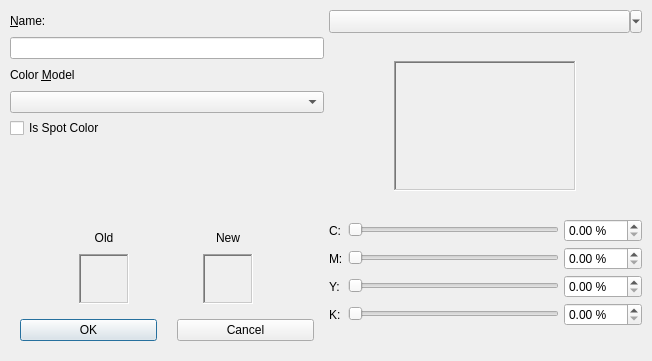
<?xml version="1.0" encoding="UTF-8"?>
<ui version="4.0">
 <class>CMYKChooseBase</class>
 <widget class="QDialog" name="CMYKChooseBase">
  <property name="geometry">
   <rect>
    <x>0</x>
    <y>0</y>
    <width>652</width>
    <height>361</height>
   </rect>
  </property>
  <property name="windowTitle">
   <string>Edit Color</string>
  </property>
  <layout class="QHBoxLayout" name="horizontalLayout">
   <property name="spacing">
    <number>5</number>
   </property>
   <property name="leftMargin">
    <number>10</number>
   </property>
   <property name="topMargin">
    <number>10</number>
   </property>
   <property name="rightMargin">
    <number>10</number>
   </property>
   <property name="bottomMargin">
    <number>10</number>
   </property>
   <item>
    <layout class="QVBoxLayout" name="verticalLayout">
     <item>
      <widget class="QLabel" name="label">
       <property name="minimumSize">
        <size>
         <width>200</width>
         <height>22</height>
        </size>
       </property>
       <property name="text">
        <string>&amp;Name:</string>
       </property>
       <property name="buddy">
        <cstring>ColorName</cstring>
       </property>
      </widget>
     </item>
     <item>
      <widget class="QLineEdit" name="ColorName">
       <property name="minimumSize">
        <size>
         <width>200</width>
         <height>22</height>
        </size>
       </property>
      </widget>
     </item>
     <item>
      <widget class="QLabel" name="label_2">
       <property name="minimumSize">
        <size>
         <width>100</width>
         <height>22</height>
        </size>
       </property>
       <property name="text">
        <string>Color &amp;Model</string>
       </property>
       <property name="buddy">
        <cstring>ComboBox1</cstring>
       </property>
      </widget>
     </item>
     <item>
      <widget class="QComboBox" name="ComboBox1"/>
     </item>
     <item>
      <widget class="QCheckBox" name="Separations">
       <property name="text">
        <string>Is Spot Color</string>
       </property>
      </widget>
     </item>
     <item>
      <spacer name="verticalSpacer">
       <property name="orientation">
        <enum>Qt::Vertical</enum>
       </property>
       <property name="sizeHint" stdset="0">
        <size>
         <width>20</width>
         <height>40</height>
        </size>
       </property>
      </spacer>
     </item>
     <item>
      <layout class="QGridLayout" name="gridLayout">
       <item row="0" column="1">
        <widget class="QLabel" name="label_4">
         <property name="minimumSize">
          <size>
           <width>50</width>
           <height>22</height>
          </size>
         </property>
         <property name="maximumSize">
          <size>
           <width>100</width>
           <height>22</height>
          </size>
         </property>
         <property name="text">
          <string>New</string>
         </property>
         <property name="alignment">
          <set>Qt::AlignCenter</set>
         </property>
        </widget>
       </item>
       <item row="0" column="0">
        <widget class="QLabel" name="label_3">
         <property name="minimumSize">
          <size>
           <width>50</width>
           <height>22</height>
          </size>
         </property>
         <property name="maximumSize">
          <size>
           <width>100</width>
           <height>22</height>
          </size>
         </property>
         <property name="text">
          <string>Old</string>
         </property>
         <property name="alignment">
          <set>Qt::AlignCenter</set>
         </property>
        </widget>
       </item>
       <item row="1" column="0">
        <widget class="QLabel" name="OldC">
         <property name="minimumSize">
          <size>
           <width>50</width>
           <height>50</height>
          </size>
         </property>
         <property name="maximumSize">
          <size>
           <width>50</width>
           <height>50</height>
          </size>
         </property>
         <property name="frameShape">
          <enum>QFrame::WinPanel</enum>
         </property>
         <property name="frameShadow">
          <enum>QFrame::Sunken</enum>
         </property>
         <property name="text">
          <string/>
         </property>
         <property name="scaledContents">
          <bool>true</bool>
         </property>
         <property name="alignment">
          <set>Qt::AlignCenter</set>
         </property>
        </widget>
       </item>
       <item row="1" column="1">
        <widget class="QLabel" name="NewC">
         <property name="minimumSize">
          <size>
           <width>50</width>
           <height>50</height>
          </size>
         </property>
         <property name="maximumSize">
          <size>
           <width>50</width>
           <height>50</height>
          </size>
         </property>
         <property name="frameShape">
          <enum>QFrame::WinPanel</enum>
         </property>
         <property name="frameShadow">
          <enum>QFrame::Sunken</enum>
         </property>
         <property name="text">
          <string/>
         </property>
         <property name="scaledContents">
          <bool>true</bool>
         </property>
         <property name="alignment">
          <set>Qt::AlignCenter</set>
         </property>
        </widget>
       </item>
      </layout>
     </item>
     <item>
      <layout class="QHBoxLayout" name="horizontalLayout_5">
       <property name="spacing">
        <number>20</number>
       </property>
       <property name="leftMargin">
        <number>10</number>
       </property>
       <property name="topMargin">
        <number>10</number>
       </property>
       <property name="rightMargin">
        <number>10</number>
       </property>
       <property name="bottomMargin">
        <number>10</number>
       </property>
       <item>
        <widget class="QPushButton" name="buttonOK">
         <property name="text">
          <string>OK</string>
         </property>
         <property name="default">
          <bool>true</bool>
         </property>
        </widget>
       </item>
       <item>
        <widget class="QPushButton" name="buttonCancel">
         <property name="text">
          <string>Cancel</string>
         </property>
        </widget>
       </item>
      </layout>
     </item>
    </layout>
   </item>
   <item>
    <widget class="QFrame" name="frame">
     <property name="frameShape">
      <enum>QFrame::NoFrame</enum>
     </property>
     <property name="frameShadow">
      <enum>QFrame::Raised</enum>
     </property>
     <layout class="QVBoxLayout" name="verticalLayout_2">
      <property name="spacing">
       <number>5</number>
      </property>
      <property name="leftMargin">
       <number>0</number>
      </property>
      <property name="topMargin">
       <number>0</number>
      </property>
      <property name="rightMargin">
       <number>0</number>
      </property>
      <property name="bottomMargin">
       <number>0</number>
      </property>
      <item>
       <widget class="SwatchCombo" name="Swatches">
        <property name="sizePolicy">
         <sizepolicy hsizetype="Expanding" vsizetype="Fixed">
          <horstretch>0</horstretch>
          <verstretch>0</verstretch>
         </sizepolicy>
        </property>
        <property name="text">
         <string/>
        </property>
        <property name="popupMode">
         <enum>QToolButton::MenuButtonPopup</enum>
        </property>
       </widget>
      </item>
      <item>
       <widget class="QStackedWidget" name="TabStack">
        <property name="frameShape">
         <enum>QFrame::NoFrame</enum>
        </property>
        <property name="currentIndex">
         <number>0</number>
        </property>
        <widget class="QWidget" name="page">
         <layout class="QHBoxLayout" name="horizontalLayout_6">
          <property name="spacing">
           <number>0</number>
          </property>
          <property name="leftMargin">
           <number>0</number>
          </property>
          <property name="topMargin">
           <number>0</number>
          </property>
          <property name="rightMargin">
           <number>0</number>
          </property>
          <property name="bottomMargin">
           <number>0</number>
          </property>
          <item alignment="Qt::AlignHCenter|Qt::AlignVCenter">
           <widget class="QFrame" name="frame_2">
            <property name="frameShape">
             <enum>QFrame::NoFrame</enum>
            </property>
            <property name="frameShadow">
             <enum>QFrame::Sunken</enum>
            </property>
            <layout class="QVBoxLayout" name="verticalLayout_3">
             <item>
              <widget class="QFrame" name="frame_3">
               <property name="minimumSize">
                <size>
                 <width>182</width>
                 <height>130</height>
                </size>
               </property>
               <property name="maximumSize">
                <size>
                 <width>182</width>
                 <height>130</height>
                </size>
               </property>
               <property name="frameShape">
                <enum>QFrame::WinPanel</enum>
               </property>
               <property name="frameShadow">
                <enum>QFrame::Sunken</enum>
               </property>
               <layout class="QHBoxLayout" name="horizontalLayout_7">
                <property name="spacing">
                 <number>0</number>
                </property>
                <property name="leftMargin">
                 <number>0</number>
                </property>
                <property name="topMargin">
                 <number>0</number>
                </property>
                <property name="rightMargin">
                 <number>0</number>
                </property>
                <property name="bottomMargin">
                 <number>0</number>
                </property>
                <item>
                 <widget class="ColorChart" name="ColorMap" native="true">
                  <property name="minimumSize">
                   <size>
                    <width>180</width>
                    <height>128</height>
                   </size>
                  </property>
                  <property name="maximumSize">
                   <size>
                    <width>180</width>
                    <height>128</height>
                   </size>
                  </property>
                 </widget>
                </item>
               </layout>
              </widget>
             </item>
            </layout>
           </widget>
          </item>
         </layout>
        </widget>
        <widget class="QWidget" name="page_2">
         <layout class="QHBoxLayout" name="horizontalLayout_2">
          <property name="spacing">
           <number>0</number>
          </property>
          <property name="leftMargin">
           <number>0</number>
          </property>
          <property name="topMargin">
           <number>0</number>
          </property>
          <property name="rightMargin">
           <number>0</number>
          </property>
          <property name="bottomMargin">
           <number>0</number>
          </property>
          <item>
           <widget class="ColorListBox" name="ColorSwatch"/>
          </item>
         </layout>
        </widget>
       </widget>
      </item>
      <item>
       <layout class="QGridLayout" name="slidersLayout">
        <item row="0" column="1">
         <widget class="ScColorSlider" name="CyanSL">
          <property name="minimumSize">
           <size>
            <width>200</width>
            <height>16</height>
           </size>
          </property>
          <property name="minimum">
           <number>0</number>
          </property>
          <property name="maximum">
           <number>100</number>
          </property>
          <property name="orientation">
           <enum>Qt::Horizontal</enum>
          </property>
         </widget>
        </item>
        <item row="3" column="1">
         <widget class="ScColorSlider" name="BlackSL">
          <property name="minimumSize">
           <size>
            <width>200</width>
            <height>16</height>
           </size>
          </property>
          <property name="minimum">
           <number>0</number>
          </property>
          <property name="maximum">
           <number>100</number>
          </property>
          <property name="orientation">
           <enum>Qt::Horizontal</enum>
          </property>
         </widget>
        </item>
        <item row="3" column="0">
         <widget class="QLabel" name="BlackT">
          <property name="text">
           <string>K:</string>
          </property>
         </widget>
        </item>
        <item row="1" column="1">
         <widget class="ScColorSlider" name="MagentaSL">
          <property name="minimumSize">
           <size>
            <width>200</width>
            <height>16</height>
           </size>
          </property>
          <property name="minimum">
           <number>0</number>
          </property>
          <property name="maximum">
           <number>100</number>
          </property>
          <property name="orientation">
           <enum>Qt::Horizontal</enum>
          </property>
         </widget>
        </item>
        <item row="3" column="2">
         <widget class="ScrSpinBox" name="BlackSp">
          <property name="suffix">
           <string> %</string>
          </property>
          <property name="minimum">
           <double>0.000000000000000</double>
          </property>
          <property name="maximum">
           <double>100.000000000000000</double>
          </property>
         </widget>
        </item>
        <item row="2" column="1">
         <widget class="ScColorSlider" name="YellowSL">
          <property name="minimumSize">
           <size>
            <width>200</width>
            <height>16</height>
           </size>
          </property>
          <property name="minimum">
           <number>0</number>
          </property>
          <property name="maximum">
           <number>100</number>
          </property>
          <property name="orientation">
           <enum>Qt::Horizontal</enum>
          </property>
         </widget>
        </item>
        <item row="0" column="0">
         <widget class="QLabel" name="CyanT">
          <property name="text">
           <string>C:</string>
          </property>
         </widget>
        </item>
        <item row="2" column="2">
         <widget class="ScrSpinBox" name="YellowSp">
          <property name="suffix">
           <string> %</string>
          </property>
          <property name="minimum">
           <double>0.000000000000000</double>
          </property>
          <property name="maximum">
           <double>100.000000000000000</double>
          </property>
         </widget>
        </item>
        <item row="1" column="2">
         <widget class="ScrSpinBox" name="MagentaSp">
          <property name="suffix">
           <string> %</string>
          </property>
          <property name="minimum">
           <double>0.000000000000000</double>
          </property>
          <property name="maximum">
           <double>100.000000000000000</double>
          </property>
         </widget>
        </item>
        <item row="1" column="0">
         <widget class="QLabel" name="MagentaT">
          <property name="text">
           <string>M:</string>
          </property>
         </widget>
        </item>
        <item row="0" column="2">
         <widget class="ScrSpinBox" name="CyanSp">
          <property name="suffix">
           <string> %</string>
          </property>
          <property name="minimum">
           <double>0.000000000000000</double>
          </property>
          <property name="maximum">
           <double>100.000000000000000</double>
          </property>
         </widget>
        </item>
        <item row="2" column="0">
         <widget class="QLabel" name="YellowT">
          <property name="text">
           <string>Y:</string>
          </property>
         </widget>
        </item>
       </layout>
      </item>
      <item>
       <spacer name="verticalSpacer_2">
        <property name="orientation">
         <enum>Qt::Vertical</enum>
        </property>
        <property name="sizeHint" stdset="0">
         <size>
          <width>20</width>
          <height>40</height>
         </size>
        </property>
       </spacer>
      </item>
     </layout>
    </widget>
   </item>
  </layout>
 </widget>
 <customwidgets>
  <customwidget>
   <class>SwatchCombo</class>
   <extends>QToolButton</extends>
   <header>ui/swatchcombo.h</header>
  </customwidget>
  <customwidget>
   <class>ColorChart</class>
   <extends>QWidget</extends>
   <header>ui/colorchart.h</header>
   <container>1</container>
  </customwidget>
  <customwidget>
   <class>ColorListBox</class>
   <extends>QListView</extends>
   <header>ui/colorlistbox.h</header>
  </customwidget>
  <customwidget>
   <class>ScrSpinBox</class>
   <extends>QDoubleSpinBox</extends>
   <header>ui/scrspinbox.h</header>
  </customwidget>
  <customwidget>
   <class>ScColorSlider</class>
   <extends>QSlider</extends>
   <header>ui/sccolorslider.h</header>
  </customwidget>
 </customwidgets>
 <tabstops>
  <tabstop>ColorName</tabstop>
  <tabstop>ComboBox1</tabstop>
  <tabstop>Separations</tabstop>
  <tabstop>Swatches</tabstop>
  <tabstop>ColorSwatch</tabstop>
  <tabstop>CyanSL</tabstop>
  <tabstop>CyanSp</tabstop>
  <tabstop>MagentaSL</tabstop>
  <tabstop>MagentaSp</tabstop>
  <tabstop>YellowSL</tabstop>
  <tabstop>YellowSp</tabstop>
  <tabstop>BlackSL</tabstop>
  <tabstop>BlackSp</tabstop>
  <tabstop>buttonOK</tabstop>
  <tabstop>buttonCancel</tabstop>
 </tabstops>
 <resources/>
 <connections/>
</ui>
